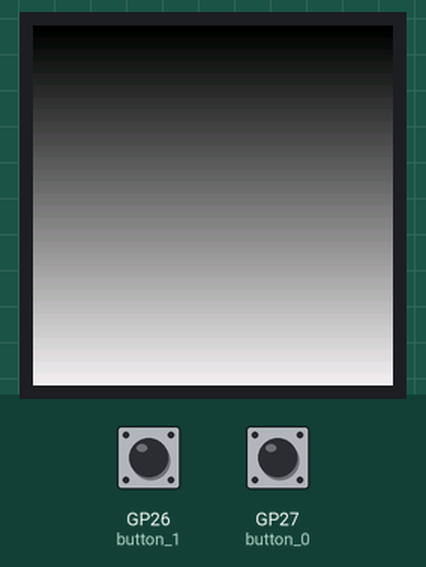
Recording of a program running on a simulated Raspberry Pi Pico running CircuitPython. On the bench: 240×240 colour display. Inputs (shaded band) come from the test bench; at power-on: GP26 (button_1) HIGH, GP27 (button_0) HIGH.

Above: at 1.0 s.
At 5.1 s:
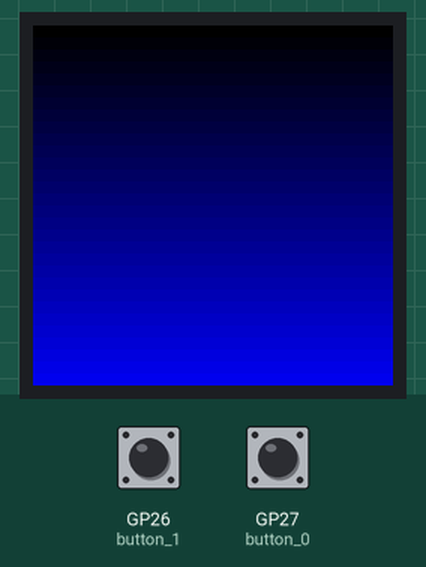
5.2 s: GP26 (button_1) pulled LOW for 0.15 s
At 5.29 s:
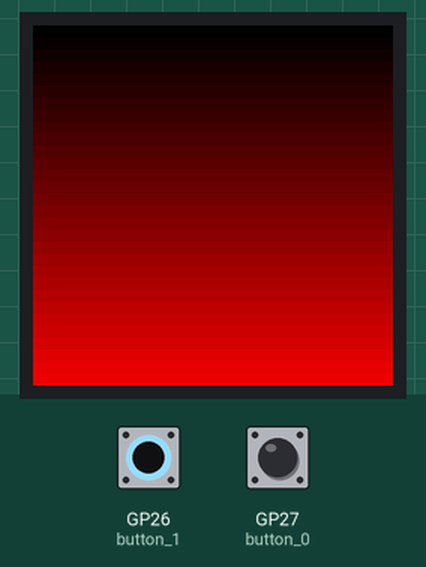
6.8 s: GP27 (button_0) pulled LOW for 0.15 s
At 6.89 s:
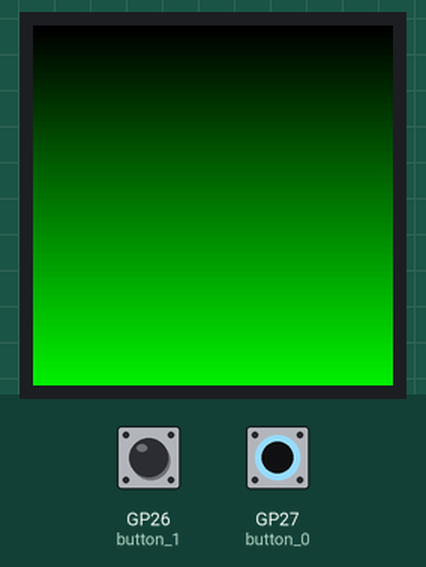
8.4 s: GP27 (button_0) pulled LOW for 3.2 s
13.1 s: GP26 (button_1) pulled LOW for 3.2 s
At 14.1 s:
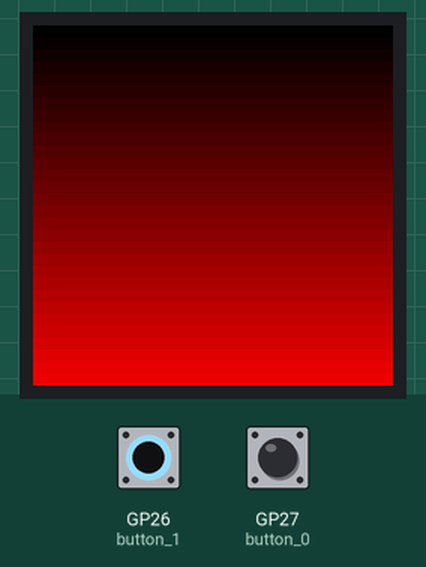
Timing chart, 0 to 16.1 s (numbered marks = the images above; inputs shaded):
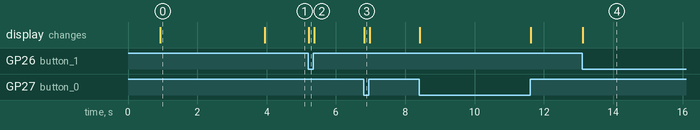

The program:

minipitft.py
```python
"""
adapted from http://helloraspberrypi.blogspot.com/2021/01/raspberry-pi-picocircuitpython-st7789.html
"""

import board
import time
import digitalio
import displayio
import busio
import adafruit_st7789

bt_up = board.GP27
bt_down = board.GP26

button_0= digitalio.DigitalInOut(bt_up)
button_0.direction = digitalio.Direction.INPUT
button_0.pull = digitalio.Pull.UP

button_1 = digitalio.DigitalInOut(bt_down)
button_1.direction = digitalio.Direction.INPUT
button_1.pull = digitalio.Pull.UP


# Release any resources currently in use for the displays
displayio.release_displays()

tft_cs = board.GP5
tft_dc = board.GP22
#tft_res = board.GP23
spi_mosi = board.GP3
spi_clk = board.GP2

spi = busio.SPI(spi_clk, MOSI=spi_mosi)

display_bus = displayio.FourWire(
    spi, command=tft_dc, chip_select=tft_cs
)

# Create the ST7789 display:
display = adafruit_st7789.ST7789(
    display_bus,
    width=240,
    height=240,
    rowstart=80,
    colstart=0,
    rotation=180,
)

group = displayio.Group(max_size=10)
display.show(group)

bitmap = displayio.Bitmap(240, 240, 135)

palette = displayio.Palette(240)
for p in range(240):
    palette[p] = (0x010000*p) + (0x0100*p) + p

for y in range(240):
    for x in range(240):
        bitmap[x,y] = y

tileGrid = displayio.TileGrid(bitmap, pixel_shader=palette, x=0, y=0)
group.append(tileGrid)

time.sleep(3.0)

factor = 0x1
old_factor = 0x0

old0 = button_0.value
old1 = button_1.value

while True:
    new0 = button_0.value
    new1 = button_1.value

    if old0!=new0:
        if new0:
            factor = 0x1
        else:
            factor = 0x0100
        old0 = new0

    if old1!=new1:
        if new1:
            factor = 0x1
        else:
            factor = 0x010000
        old1 = new1

    if factor!=old_factor:
        for p in range(240):
            palette[p] = factor * p
        old_factor = factor

    time.sleep(0.01)
```

Measured:
- after the input at 5.2 s, the display: changes at once (image 2)
- after the input at 6.8 s, the display: changes at once (image 3)
- after the input at 13.1 s, the display: changes at once (image 4)
- what the display in image 0 shows lasts 3.0 s, from 0.9 s to 3.9 s
